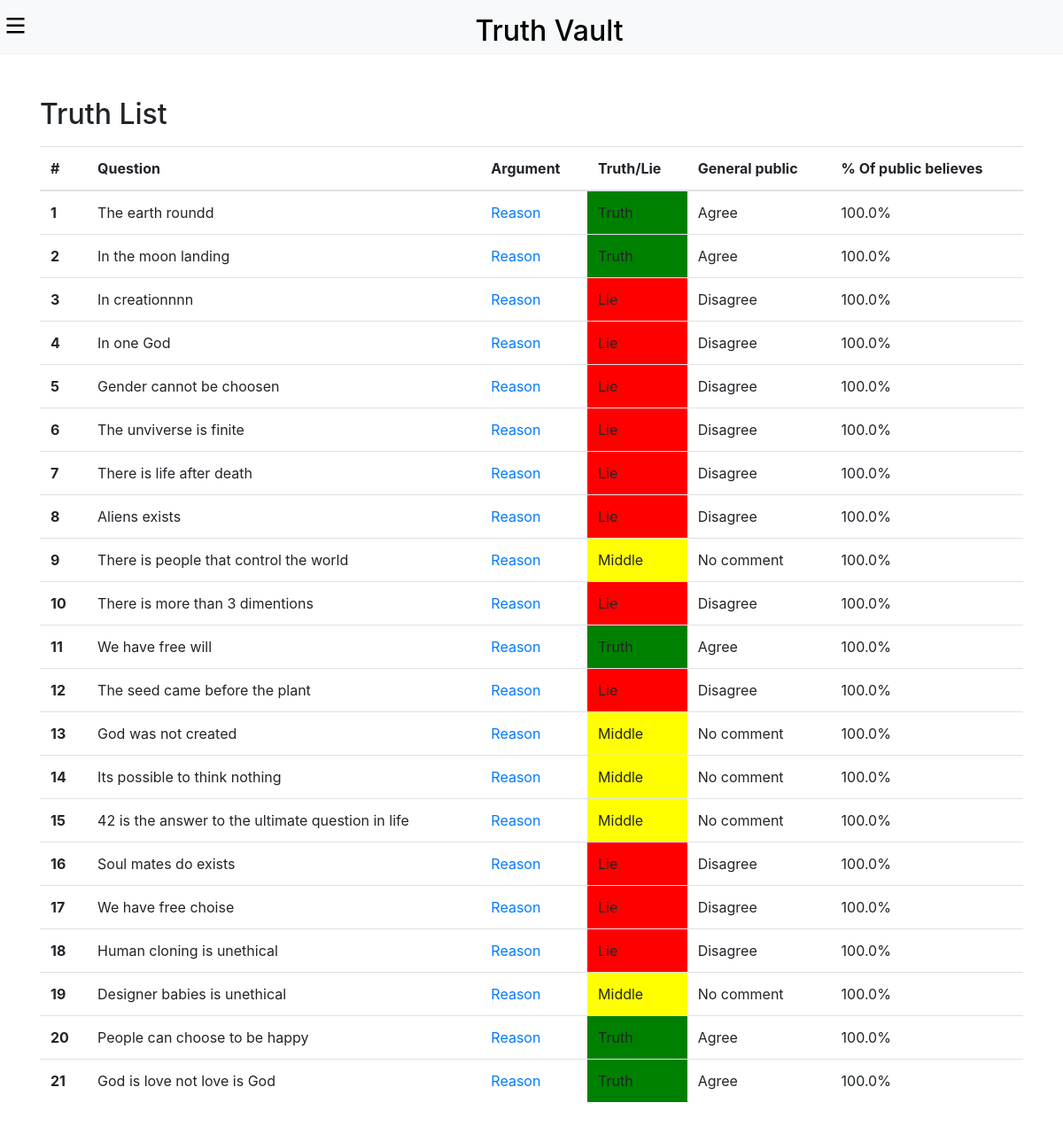
/public-believes/, run on an earlier commit of the app's database.
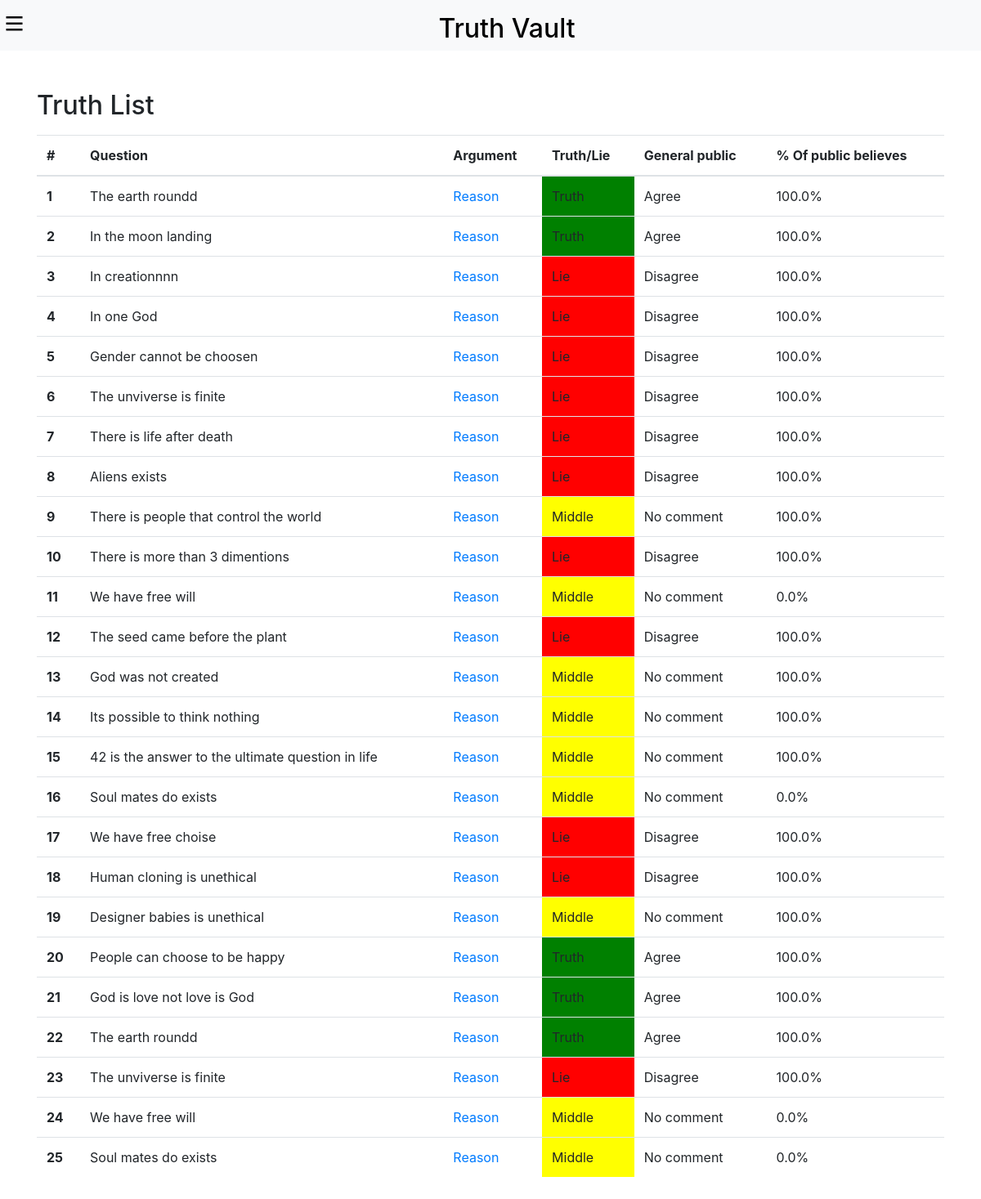
And on a later commit of the database.
### truthlist/models.py (models this page shows, shortened)
class UserAnswer(models.Model):
    user = models.ForeignKey(User, on_delete=models.CASCADE)
    question = models.ForeignKey(Question, on_delete=models.CASCADE)
    answer = models.CharField(max_length=10)
    date = models.DateTimeField(auto_now_add=True)
    add_to_certificate = models.BooleanField(default=False)
    def general_public(self):
        all_answer = UserAnswer.objects.filter(question=self.question)
        total = len(all_answer)
        agree = len(all_answer.filter(answer='agree'))
        disagree = len(all_answer.filter(answer='disagree'))
        no_comment = len(all_answer.filter(answer='no_comment'))
        if agree > disagree and agree > no_comment:
            parcentage = (agree / total) * 100
            parcentage = round(parcentage, 2)
            return 'Agree', parcentage
        elif disagree > agree and disagree > no_comment:
            parcentage = (disagree / total) * 100
            parcentage = round(parcentage, 2)
            return 'Disagree', parcentage
        elif no_comment > agree and no_comment > disagree:
            parcentage = (no_comment / total) * 100
            parcentage = round(parcentage, 2)
            return 'No comment', parcentage
        else:
            parcentage = (no_comment / total) * 100
            parcentage = round(parcentage, 2)
            return 'No comment', parcentage

class Question(models.Model):
    question = models.TextField()
    category = models.ForeignKey(Category, null=True, blank=True, on_delete=models.SET_NULL)
    is_fundamental = models.BooleanField(default=False)
    truth_or_lie = models.CharField(max_length=10, choices=TRUTH_OR_LIE_CHOICES, default='Middle')
    active = models.BooleanField(default=False)
    date = models.DateTimeField(auto_now_add=True)
    def __str__(self):
        return self.question

### truthlist/views.py (the view)
# urls.py: path('public-believes/', views.public_believes, name='public_believes'),
def public_believes(request):
    ua = UserAnswer.objects.all()
    return render(request, 'truthlist/public_believes.html', {'user_answer': ua})

### truthlist/templates/truthlist/public_believes.html (shortened to what this page needs)
{% extends 'truthlist/base.html' %}
{% load static %}
{% block content %}
<form class="container my-5">
    <h2 class="">Truth List</h2>
    <table class="table mt-3">
        <thead>
          <tr>
            <th scope="col">#</th>
            <th scope="col">Question</th>
            <th scope="col">Argument</th>
            <th scope="col">Truth/Lie</th>
            <th scope="col">General public</th>
            <th scope="col">% Of public believes</th>
          </tr>
        </thead>
        <tbody>
            {% for data in user_answer %}
            <tr>
                <th scope="row">{{ forloop.counter }}</th>
                <td>{{ data.question }}</td>
                <td>
                    <a href="{% url 'reasons' data.question.id %}">Reason</a>
                </td>
                {% if data.general_public.0 == 'Agree' and data.general_public.1 >= 80 %}
                    <td style="background-color: green;">
                        Truth
                    </td>
                {% elif data.general_public.0 == 'Disagree' and data.general_public.1 >= 80 %}
                    <td style="background-color: red;">
                        Lie
                    </td>
                {% else %}
                    <td style="background-color: yellow;">
                        Middle
                    </td>
                {% endif %}
                <td>
                    {{ data.general_public.0 }}
                </td>
                <td>
                    {{ data.general_public.1 }}%
                </td>
            </tr>
            {% endfor %}
        </tbody>
    </table>
</form>
<br><br><br><br><br>
{% endblock %}

### truthlist/templates/truthlist/base.html (shortened to what this page needs)
<!DOCTYPE html>
<html lang="en">
    <head>
        <link
            rel="stylesheet"
            href="https://stackpath.bootstrapcdn.com/bootstrap/4.3.1/css/bootstrap.min.css"
        />
        <link href="https://cdnjs.cloudflare.com/ajax/libs/font-awesome/5.13.0/css/all.min.css" rel="stylesheet">
    </head>
    <body>
        {% include 'truthlist/navbar.html' %}
        {% block content %}{% endblock %}
    </body>
</html>

### truthlist/templates/truthlist/navbar.html (shortened to what this page needs)
<nav style="position: sticky; top: 0; z-index: 1;" class="mt-0 pt-2 navbar-light bg-light">
<div style="display: flex;" class="mt-2">
  <div onclick="openNav()" style="cursor: pointer;">
    <svg viewBox="0 0 100 80" width="40" height="20">
      <rect width="80" height="10"></rect>
      <rect y="30" width="80" height="10"></rect>
      <rect y="60" width="80" height="10"></rect>
    </svg>
  </div>
  <div class="mx-auto">
    <h2>
      <a href="{%url 'home'%}" style="text-decoration: none; color: black;">
        Truth Vault
      </a>
    </h2>
  </div>
</div>
</nav>

What changed in the data, as far as the page shows it:
computed for UserAnswer (number 11 of 25 on the later page): general_public.0 "Agree" → "No comment"; general_public.1 "100.0" → "0.0"; text "Truth" → "Middle"
computed for UserAnswer (number 16 of 25 on the later page): general_public.0 "Disagree" → "No comment"; general_public.1 "100.0" → "0.0"; text "Lie" → "Middle"
added UserAnswer: question "The earth roundd", shows "Truth", general_public.0 "Agree", general_public.1 "100.0"
added UserAnswer: question "The unviverse is finite", shows "Lie", general_public.0 "Disagree", general_public.1 "100.0"
added UserAnswer: question "We have free will", shows "Middle", general_public.0 "No comment", general_public.1 "0.0"
added UserAnswer: question "Soul mates do exists", shows "Middle", general_public.0 "No comment", general_public.1 "0.0"
